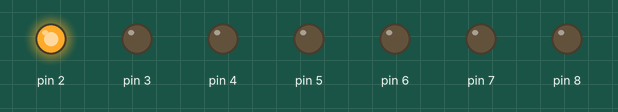
This sketch was run on a simulated Arduino Uno, built with avr-gcc and run on an emulated ATmega328P. Parts: output pins drawn as LEDs (lit = HIGH).

Above: at 0.5 s.
At 3.5 s:
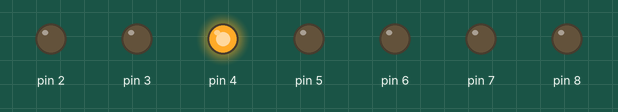
At 5.0 s:
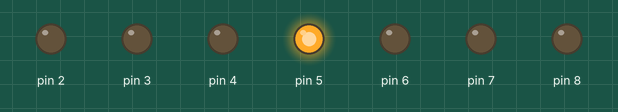
At 6.5 s:
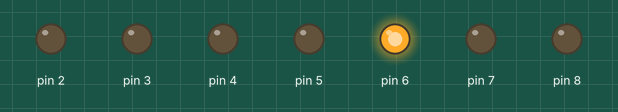
At 9.5 s:
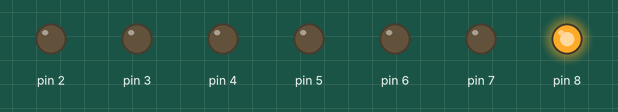
At 12.5 s:
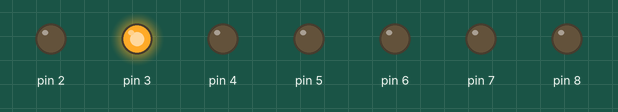
Timing chart, 0 to 13.7 s (numbered marks = the images above):
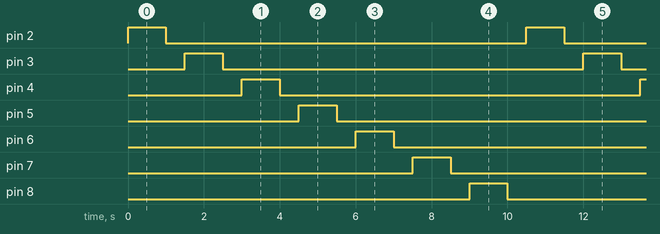

Measured:
- by itself, pin 2–8: alternates HIGH for 1.0 s and LOW for 9.5 s
- by itself, everything shown: repeats every 10.5 s, in 14 steps

The sketch:

1_4_sketch.ino
```cpp
const int kLowestLed = 2;
const int kHighestLed = 8;

void setup() {
  for (int i = kLowestLed; i <= kHighestLed; i++) {
    pinMode(i, OUTPUT);
  }
}

void loop() {
  // Turn ON and OFF for each LED in order
  for (int i = kLowestLed; i <= kHighestLed; i++) {
    digitalWrite(i, HIGH);
    delay(1000);
    digitalWrite(i, LOW);
    delay(500);
  }
}
```
